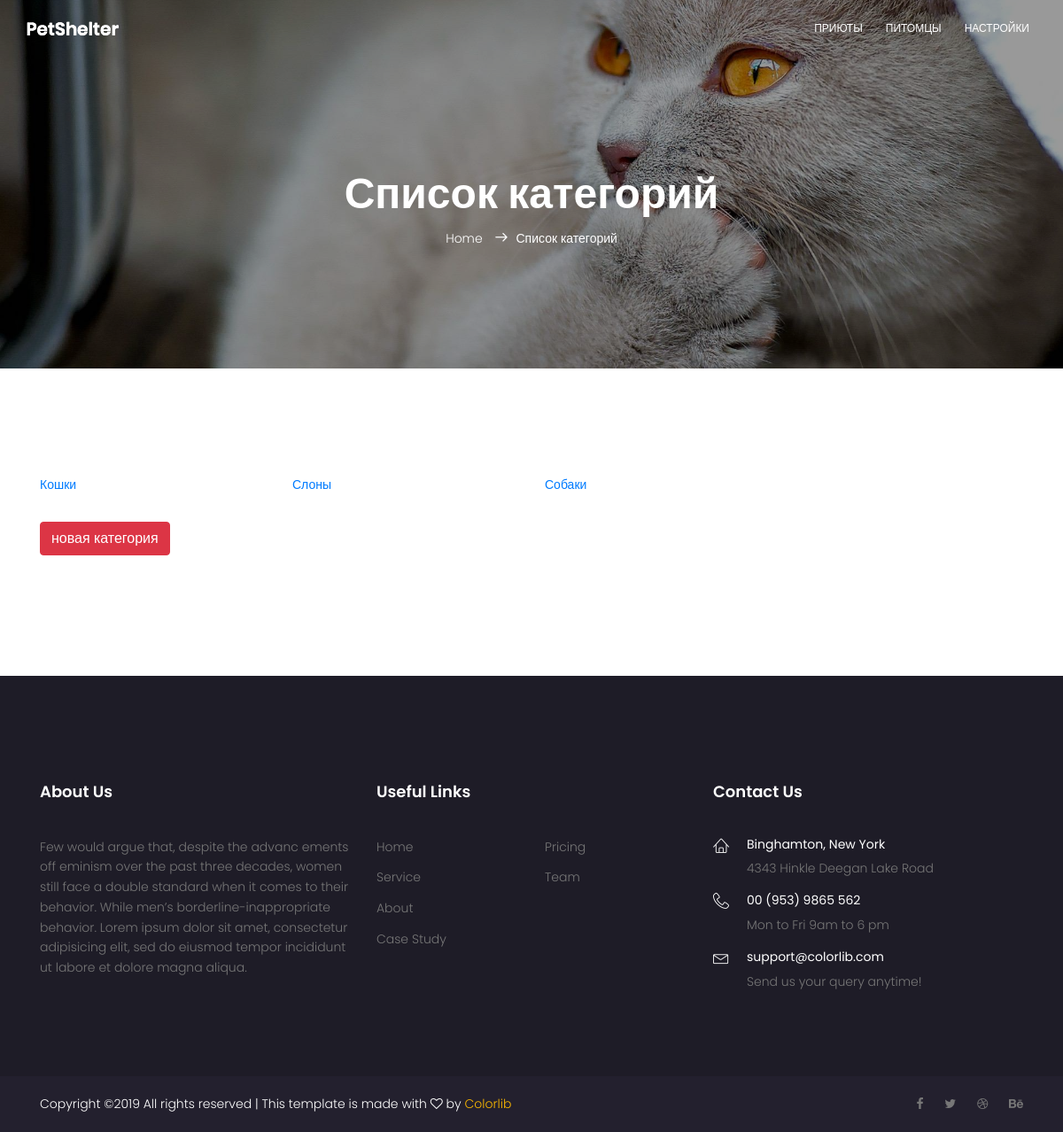
The app's page /adminapp/category/list/ (signed in), older data.
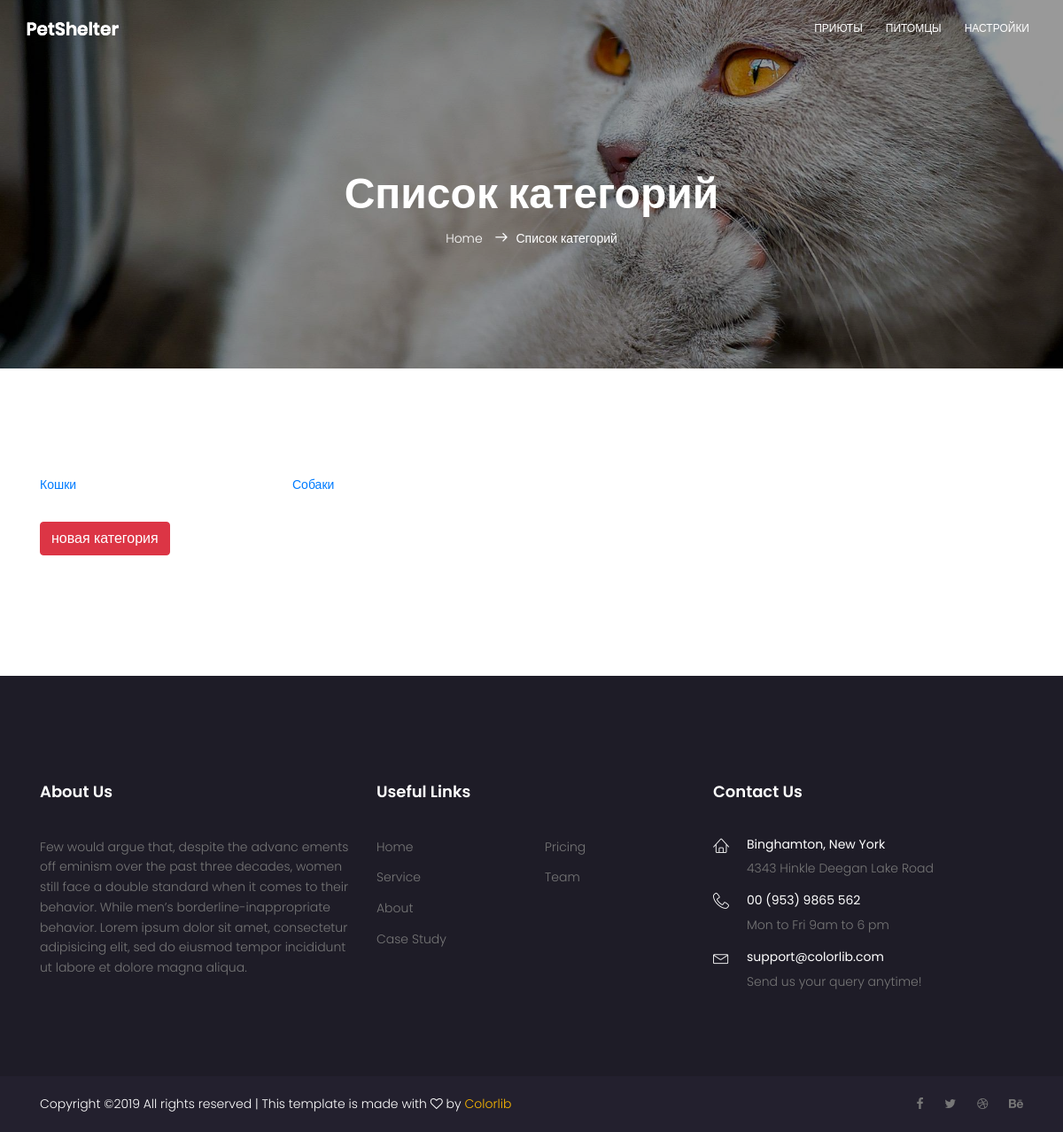
The same page, newer data.
### mainapp/models.py (models this page shows, shortened)
class Core(models.Model):
    class Meta:
        ordering = ('-is_active', 'sort', 'name')
        verbose_name = 'Ядро'
        verbose_name_plural = 'Ядра'
    name = models.CharField(verbose_name='заголовок объекта', max_length=255, null=True)
    description = models.TextField(verbose_name='описание объекта', blank=True, null=True)
    sort = models.IntegerField(verbose_name='номер объекта для сортировки', default=0, blank=True, null=False)
    is_active = models.BooleanField(verbose_name='активен ли объект', default=True, db_index=True)
    created = models.DateTimeField(verbose_name='создан', auto_now_add=True)
    updated = models.DateTimeField(verbose_name='обновлен', auto_now=True)

class PetCategory(Core):
    """Класс описывающий вид животного"""

class Core(models.Model):
    class Meta:
        ordering = ('-is_active', 'sort', 'name')
        verbose_name = 'Ядро'
        verbose_name_plural = 'Ядра'
    name = models.CharField(verbose_name='заголовок объекта', max_length=255, null=True)
    description = models.TextField(verbose_name='описание объекта', blank=True, null=True)
    sort = models.IntegerField(verbose_name='номер объекта для сортировки', default=0, blank=True, null=False)
    is_active = models.BooleanField(verbose_name='активен ли объект', default=True, db_index=True)
    created = models.DateTimeField(verbose_name='создан', auto_now_add=True)
    updated = models.DateTimeField(verbose_name='обновлен', auto_now=True)

### adminapp/views.py (the view)
# urls.py: path('category/list/', adminapp.CategoryList.as_view(), name='category_list'),
class CategoryList(ListView):
    model = PetCategory
    template_name = 'adminapp/category/category_list.html'
    @method_decorator(user_passes_test(lambda x: x.is_superuser))
    def dispatch(self, *args, **kwargs):
        return super().dispatch(*args, **kwargs)
    def get_context_data(self, **kwargs):
        context = super().get_context_data(**kwargs)
        context['title'] = 'Список категорий'
        return context

### mainapp/context_processors.py (called while the page is built)
def get_context(request):
    context = {
        'menu': Menu(),
    }
    return context

### adminapp/templates/adminapp/category/category_list.html
{% extends 'adminapp/base.html' %}
{% load static %}
{% block main_banner %}
    {% include 'adminapp/includes/inc-admin_banner_small.html' %}
{% endblock %}
{% block content %}
    <section class="cat-list-area section-gap">
        <div class="container">
            <div class="row">
                {% for object in object_list %}
                    <div class="col-lg-3 col-md-6">
                        <a href="{% url 'adminapp:category_detail' object.pk %}">
                            <div class="single-cat-list">
                                <div >
                                    <div >{{ object.name }}</div>
                                </div>
                            </div>
                        </a>
                    </div>
                {% endfor %}
            </div>
            <p>
                <a href="{% url 'adminapp:category_create' %}"
                   class="btn btn-danger">
                    новая категория
                </a>
            </p>
        </div>
    </section>
{% endblock %}

Row changes from the older to the newer data that the page shows:
removed PetCategory: name "Слоны"
